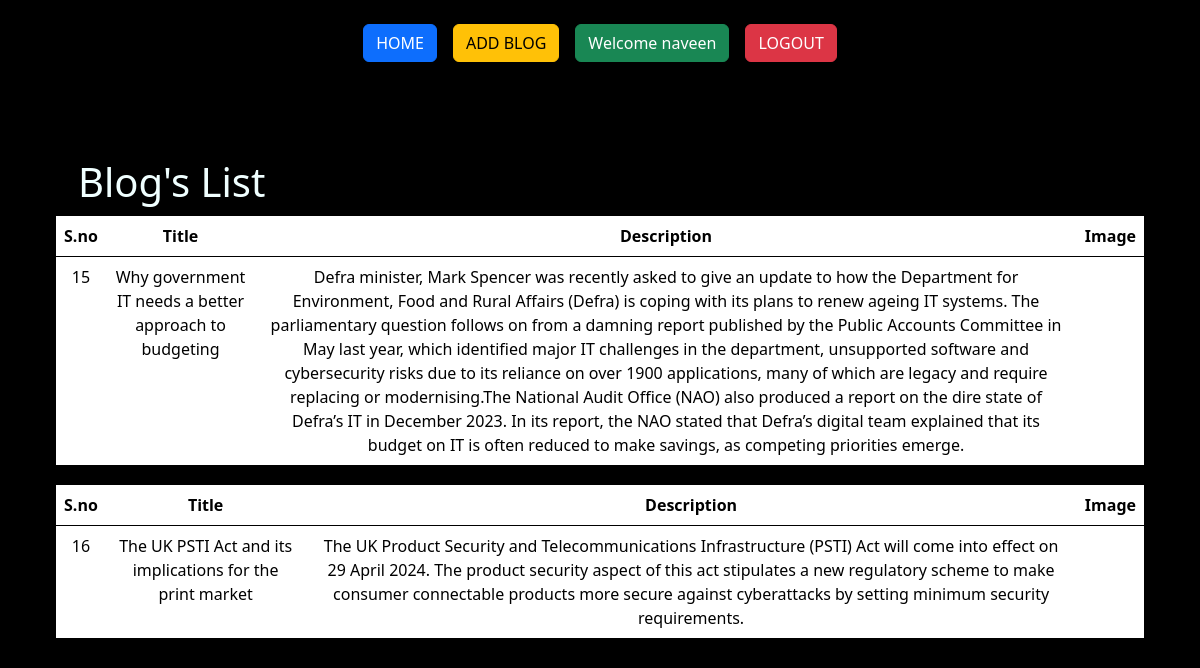
Screenshot of /blogslist.php (signed in) with the database file from the repository.
### tables this page shows
CREATE TABLE `blog` (
  `id` int(11) NOT NULL,
  `title` varchar(255) NOT NULL,
  `description` text NOT NULL,
  `image` varchar(255) NOT NULL
);

### blogslist.php (the view, shortened to what this page needs)
<?php
include('head.php');
?>
<div class="container mt-4">
<ul class="nav justify-content-center">
<a class="btn btn-primary mx-2" href="blogs.php">HOME</a>
  <a class="btn btn-warning mx-2" href="add_blogs.php">ADD BLOG</a>
  <a class="btn btn-success mx-2">Welcome <?php echo $_SESSION['name']; ?></a>
  <a class="btn btn-danger mx-2" href="logout.php">LOGOUT</a>
</ul>
</div>
  <div class="container px-4 py-5 px-md-5 text-center text-lg-start my-5">
    <h1 style="color:azure;">Blog's List</h1>
    <div class="row gx-lg-5 align-items-center mb-5">
      <?php $res = mysqli_query($con,"select * from blog");
        while($row = mysqli_fetch_assoc($res)){
      ?>
    <table class="table" style="border:2px solid black;">
  <thead class="text-center">
    <tr>
      <th scope="col">S.no</th>
      <th scope="col">Title</th>
      <th scope="col">Description</th>
      <th scope="col">Image</th>
    </tr>
  </thead>
  <tbody class="text-center">
    <tr>
      <td><?php echo $row['id'];?></td>
      <td><?php echo $row['title'];?></td>
      <td><?php echo $row['description'];?></td>
      <td><img src="images/<?php echo $row['image'];?>" alt="" style="width: 11rem;"></td>
    </tr>
  </tbody>
</table>
<?php }  ?>
    </div>
  </div>

### blogslist.php (style rules this page uses)
body { background-color: #000; }

### rows the page displays
blog: id "15", title "Why government IT needs a better approach to budgeting", description "Defra minister, Mark Spencer was recently asked to give an update to how the Department for Environment, Food and Rural Affairs (Defra) is coping with its plans to renew ageing IT systems. The parliamentary question follows on from a damning report published by the Public Accounts Committee in May last year, which identified major IT challenges in the department, unsupported software and cybersecurity risks due to its reliance on over 1900 applications, many of which are legacy and require replacing or modernising.The National Audit Office (NAO) also produced a report on the dire state of Defra’s IT in December 2023. In its report, the NAO stated that Defra’s digital team explained that its…"
blog: id "16", title "The UK PSTI Act and its implications for the print market", description "The UK Product Security and Telecommunications Infrastructure (PSTI) Act will come into effect on 29 April 2024. The product security aspect of this act stipulates a new regulatory scheme to make consumer connectable products more secure against cyberattacks by setting minimum security requirements."

### other values shown
$_SESSION['name'] "naveen"
